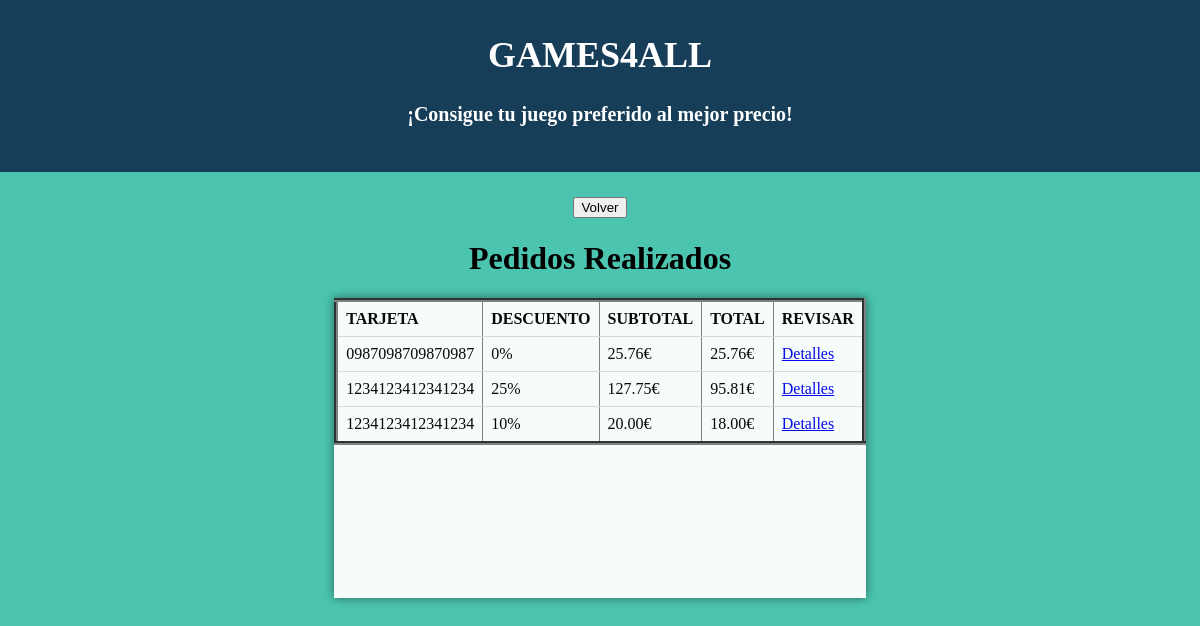
/consultar_pedidos.php (signed in), run on an earlier commit of the app's database.
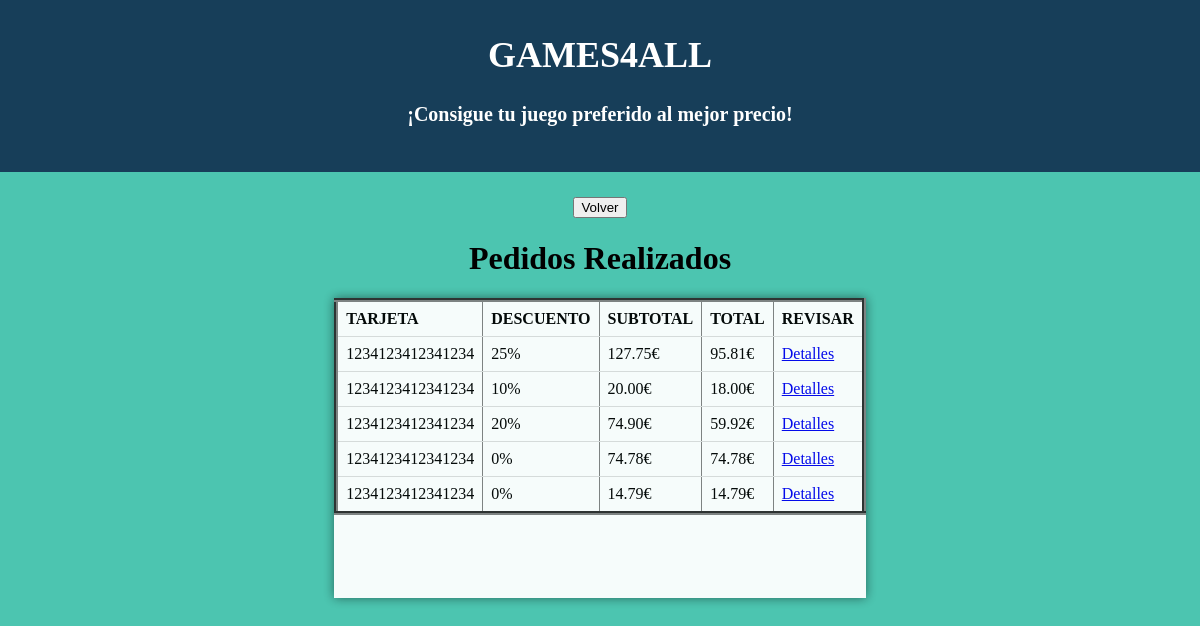
And on a later commit of the database.
### tables this page shows
CREATE TABLE `pedido` (
  `id_pedido` int(11) NOT NULL,
  `id_usuario` int(11) NOT NULL,
  `id_tarjeta` int(11) NOT NULL,
  `descuento` int(11) DEFAULT NULL,
  `subtotal` decimal(10,2) NOT NULL,
  `fecha` date NOT NULL
);

CREATE TABLE `tarjeta` (
  `id_tarjeta` int(11) NOT NULL,
  `numero` varchar(17) NOT NULL,
  `caducidad` date NOT NULL,
  `titular` varchar(60) NOT NULL,
  `id_usuario` int(11) NOT NULL
);

### consultar_pedidos.php (the view, shortened to what this page needs)
<?php
    $conexion = new mysqli("localhost", "root", "", "games4all");
?>
<!DOCTYPE html>
<html>
    <head>
        <link rel="stylesheet" href="estilos.css">
        <div id="header">
        <h1>GAMES4ALL</h1>
        <h4>¡Consigue tu juego preferido al mejor precio!</h4>
    </div>
    </head>
    <body style="background-color: #4CC5B0; color: #000000;">
    <div style="text-align: center;">
        <div>
            <form method="POST" action="menus.php">
                <input type="submit" value="Volver">
            </form>
        </div>
        <h1>Pedidos Realizados</h1>
    </div>
    <div style="overflow-y:auto; height: 300px; display: inline-block; background-color: #ffffff; opacity: 0.95; box-shadow: 0 0 10px 0 rgba(0,0,0,0.5); ">
        <table border='4' style='border-collapse: collapse;'>
            <tr>
                <th>TARJETA</th>
                <th>DESCUENTO</th>
                <th>SUBTOTAL</th>
                <th>TOTAL</th>
                <th>REVISAR</th>
            </tr>
            <?php
            $sql = "SELECT p.id_pedido, u.alias, t.numero, IFNULL(p.descuento, 0) as descuento, p.subtotal FROM pedido p JOIN usuario u ON p.id_usuario = u.id_usuario JOIN tarjeta t ON p.id_tarjeta = t.id_tarjeta";
            $resultado = $conexion->query($sql);
            while ($fila = $resultado->fetch_assoc()) {
                echo "<tr>
                        <td>".$fila['numero']."</td>
                        <td>".$fila['descuento']."%</td>
                        <td>".$fila['subtotal']."€</td>
                        <td>".number_format($fila['subtotal']-($fila['subtotal']*($fila['descuento'] / 100)),2)."€</td>
                        <td>
                            <a href='detalles_pedido.php?id=".$fila['id_pedido']."'>Detalles</a>
                        </td>
                    </tr>";
            }
            ?>
        </table>
    </div>
</body>
</html>

### estilos.css (style rules this page uses)
body { background: url('fondo.png') no-repeat center center fixed; background-size: contain; text-align: center; color: #4CC5B0; margin: 0; }
#header { background-color: #173E59; color: #ffffff; padding: 20px; margin-top: -10px; margin-left: 0px; margin-right: 0px; margin-bottom: 25px; }
#header h1 { font-family: 'Brush Script MT', cursive; font-size: 36px; }
#header h4 { font-family: 'Brush Script MT', cursive; font-size: 20px; }

### consultar_pedidos.php (style rules this page uses)
th, td { padding: 8px; text-align: left; border-bottom: 1px solid #ddd; }

What changed in the data, as far as the page shows it:
removed pedido: id_tarjeta.numero "0987098709870987", descuento "0", subtotal "25.76"
added pedido: id_tarjeta.numero "1234123412341234", descuento "20", subtotal "74.90", descuento "59.92"
added pedido: id_tarjeta.numero "1234123412341234", descuento "0", subtotal "74.78"
added pedido: id_tarjeta.numero "1234123412341234", descuento "0", subtotal "14.79"
